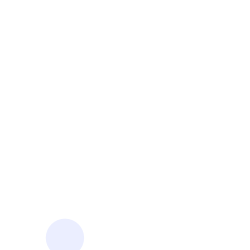
Frame 1 (no input)
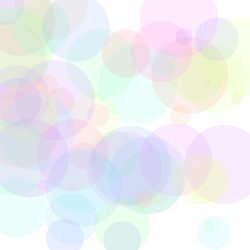
Frame 60 (the mouse pressed at the canvas centre just before this capture)
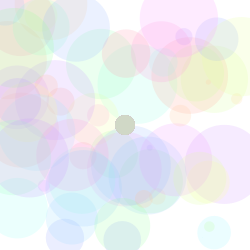
Frame 120 (the mouse held since frame 60 and released just before this capture)

The Processing sketch that drew these frames (run headless with seeded random() and noise(); from frame 60 on, the mouse is pressed at the canvas centre):

// Processing sketch: processing_34248
// ── processing_34248.pde

float counter;

void setup() {  //setup function called initially, only once
  size(250, 250);
  background(255);  //set background white
  colorMode(HSB);   //set colors to Hue, Saturation, Brightness mode
  counter = 0;
}

void draw() {  //draw function loops 
  counter+=0.5;
  noStroke();
  fill(random(255),100,255,50);
  
  if(mousePressed == true) { //add some interaction
    ellipse(mouseX, mouseY, 20, 20);
  }
  else {
    ellipse(width*random(0,1), height*random(0,1), 80*sin(counter), 80*sin(counter));
  }
}

                
                
